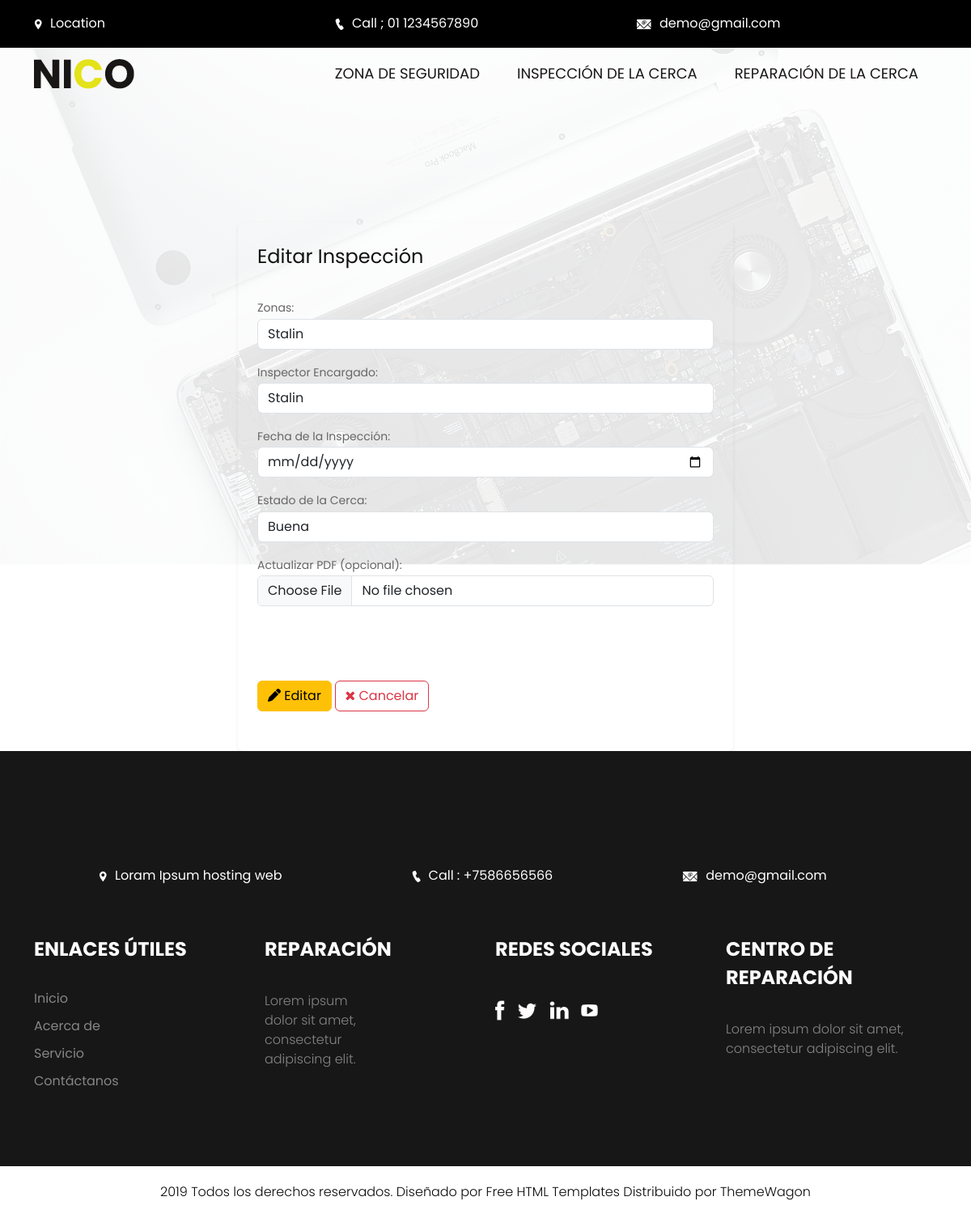
The page /editarInspeccion/10 on the database its author committed.
### Aplicaciones/inspeccionCerca/models.py (models this page shows, shortened)
class inspeccionCerca(models.Model):
    id = models.AutoField(primary_key=True)
    zona = models.ForeignKey(zonaSeguridad, on_delete=models.CASCADE)
    inspector = models.CharField(max_length=100)
    fecha = models.DateField()
    estado = models.CharField()
    pdf=models.FileField(upload_to='pdf', null=True, blank=True)

### Aplicaciones/zonaSeguridad/models.py (models this page shows, shortened)
class zonaSeguridad(models.Model):
    id = models.AutoField(primary_key=True)
    nombre = models.CharField(max_length=100)
    tipoCerca = models.CharField(max_length=100)
    longitud = models.CharField(max_length=100)
    logo=models.FileField(upload_to='cargos', null=True, blank=True)

### Aplicaciones/inspeccionCerca/views.py (the view)
# urls.py: path('editarInspeccion/<id>',views.editarInspeccion),
def editarInspeccion(request, id):
    inspeccionEditar = inspeccionCerca.objects.get(id=id)
    remZonas=zonaSeguridad.objects.all()
    return render(request, "editarIncpeccion.html", {'inspeccionEditar': inspeccionEditar, 'zonas':remZonas})

### Aplicaciones/inspeccionCerca/templates/editarIncpeccion.html (shortened to what this page needs)
{% extends './plantilla.html' %}
{% load static %}
{% block contenido %}
<br><br><br><br><br><br>
<div class="row">
    <div class="col-md-3"></div>
    <div class="col-md-6 bg-light p-4 rounded shadow-sm">
        <h1 class="mb-4">Editar Inspección</h1>
        <form action="/procesarEdicionInspeccion" id="frm_editar_inspeccion" method="post" enctype="multipart/form-data">
            <label for="zona">Zonas:</label>
            <select name="zona" id="zona" class="form-control mb-3" required>
                {% for e in zonas %}
                    <option value="{{ e.id }}" {% if e.id == inspeccionEditar.zona.id %}selected{% endif %}>{{ e.nombre }}</option>
                {% endfor %}
            </select>
            <label for="inspector">Inspector Encargado:</label>
            <input class="form-control mb-3" type="text" name="inspector" id="inspector" value="{{ inspeccionEditar.inspector }}" required>
            <label for="fecha">Fecha de la Inspección:</label>
            <input class="form-control mb-3" type="date" name="fecha" id="fecha" value="{{ inspeccionEditar.fecha }}" required>
            <label for="estado">Estado de la Cerca:</label>
            <input class="form-control mb-3" type="text" name="estado" id="estado" value="{{ inspeccionEditar.estado }}" required>
            <label for="pdf">Actualizar PDF (opcional):</label>
            <input type="file" name="pdf" id="pdf" class="form-control mb-3" accept="application/pdf"><br><br><br>
            <button class="btn btn-warning" type="submit">
                <i class="fa fa-pen"></i> Editar
            </button>
            <a class="btn btn-outline-danger" href="{% url 'inicio2' %}">
                <i class="fa fa-times"></i> Cancelar
            </a>
        </form>
        <br>
    </div>
    <div class="col-md-3"></div>
</div>
{% endblock %}

### manteSJ/static/Plantilla/nico/css/style.css (style rules this page uses)
* { box-sizing: border-box !important; transition: ease all 0.5s; }
html { scroll-behavior: smooth; }
body { color: #666666; font-size: 14px; font-family:Poppins; line-height: 1.80857; font-weight: normal; overflow-x: hidden; }
a { color: #1f1f1f; text-decoration: none !important; outline: none !important; -webkit-transition: all .3s ease-in-out; -moz-transition: all .3s ease-in-out; -ms-transition: all .3s ease-in-out; -o-transition: all .3s ease-in-out; transition: all .3s ease-in-out; }
h1, h2, h3, h4, h5, h6 { letter-spacing: 0; font-weight: normal; position: relative; padding: 0 0 10px 0; font-weight: normal; line-height: normal; color: #111111; margin: 0 }
h1 { font-size: 24px }
*, *::after, *::before { -webkit-box-sizing: border-box; -moz-box-sizing: border-box; box-sizing: border-box; }
a { color: #222222; text-decoration: none; outline: none !important; }
a, .btn { text-decoration: none !important; outline: none !important; -webkit-transition: all .3s ease-in-out; -moz-transition: all .3s ease-in-out; -ms-transition: all .3s ease-in-out; -o-transition: all .3s ease-in-out; transition: all .3s ease-in-out; }
button { border: 0; margin: 0; padding: 0; cursor: pointer; }
.bg-light { background-color: transparent!important; }

### rows shown on the page
inspeccionCerca: zona "Stalin", inspector "Stalin", estado "Buena"
